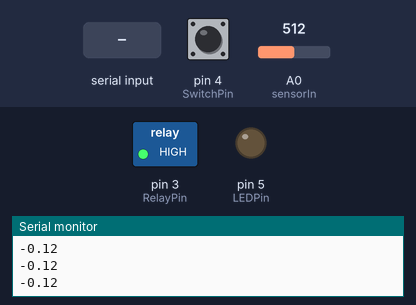
Bench run of a sketch on a simulated Arduino Uno, built with avr-gcc and run on an emulated ATmega328P. Shown: switched loads named in the sketch (green lamp = pin HIGH), output pins drawn as LEDs (lit = HIGH), the last lines printed to the serial monitor. Inputs (shaded band) come from the test bench; at power-on: pin 4 (SwitchPin) HIGH, A0 (sensorIn) = 512.

Above: at 1.2 s.
1.3 s: pin 4 (SwitchPin) pulled LOW for 0.15 s
At 2.5 s:
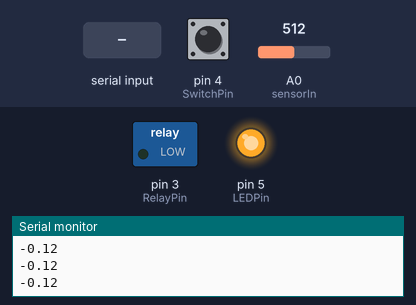
2.9 s: pin 4 (SwitchPin) pulled LOW for 1 s
At 3.8 s:
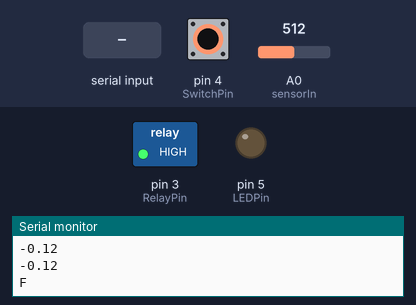
5.4 s: pin 4 (SwitchPin) pulled LOW for 3.2 s
At 6.2 s:
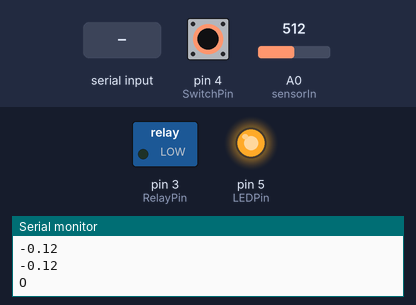
10.1 s: "H\n" received over Serial
At 10.7 s:
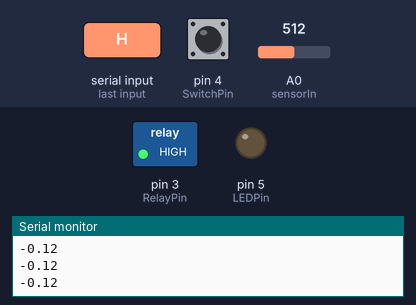
Timing chart, 0 to 12.7 s (numbered marks = the images above; inputs shaded):
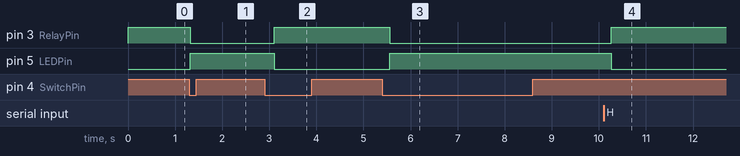

Measured:
- after the input at 1.3 s, pin 3 (RelayPin): HIGH → LOW at once; pin 5 (LEDPin): LOW → HIGH at once
- after the input at 2.9 s, pin 3 (RelayPin): LOW → HIGH after 0.21 s; pin 5 (LEDPin): HIGH → LOW after 0.21 s
- after the input at 5.4 s, pin 3 (RelayPin): HIGH → LOW after 0.16 s; pin 5 (LEDPin): LOW → HIGH after 0.16 s
- after the input at 10.1 s, pin 3 (RelayPin): LOW → HIGH after 0.16 s; pin 5 (LEDPin): HIGH → LOW after 0.16 s

The sketch:

final.ino
```cpp
const int LEDPin = 5 ;
const int SwitchPin = 4;
const int RelayPin = 3;
const int sensorIn = A0;
int d=0;
int status =0;
int incomingByte;
int mVperAmp = 66;
double Voltage = 0;
double VRMS = 0;
double AmpsRMS = 0;
void setup() {
  Serial.begin(9600);
  pinMode(LEDPin, OUTPUT);
  pinMode(SwitchPin, INPUT);
  pinMode(RelayPin, OUTPUT);
  digitalWrite(RelayPin, HIGH);
}

//RelayPin = LOW = bulb_on

void loop() {
  Voltage = getVPP();
  VRMS = (Voltage/2.0) *0.707;  //root 2 is 0.707
  AmpsRMS = (VRMS * 1000)/mVperAmp;
  //Serial.println("C");
  Serial.println(AmpsRMS-0.12);
  //Serial.println(" Amps RMS");

  if(Serial.available() > 0){
    incomingByte = Serial.read();
    if(incomingByte == 'H'){
      status = 0;
      //digitalWrite(LEDPin,LOW);
      //digitalWrite(RelayPin, LOW);
    }
    else if(incomingByte == 'L'){
      status = 1;
      //digitalWrite(LEDPin,HIGH);
      //digitalWrite(RelayPin, HIGH);
    }
  }
  d=digitalRead(SwitchPin);
  if (d==0){
    if(status ==1){
      status = 0;
      Serial.write("F");
    }else{
      status =1;
      Serial.write("O");
    }
    Serial.write("\n");

  }
  if (status==1){
    digitalWrite(LEDPin,HIGH);
    digitalWrite(RelayPin, LOW);
  }else if(status==0){
    digitalWrite(LEDPin,LOW);
    digitalWrite(RelayPin, HIGH);
  }
  while(d==0)
    d=digitalRead(SwitchPin);
  delay(10);
}
float getVPP()
{
  float result;
  int readValue,i=0;             //value read from the sensor
  int maxValue = 0;          // store max value here
  int minValue = 1024;          // store min value here

   uint32_t start_time = millis();
   //while((millis()-start_time) < 3000) //sample for 3 Sec
   while(i<3000)
   {
       readValue = analogRead(sensorIn);
       // see if you have a new maxValue
       if (readValue > maxValue)
       {
           /*record the maximum sensor value*/
           maxValue = readValue;
       }
       if (readValue < minValue)
       {
           /*record the minimum sensor value*/
           minValue = readValue;
       }
       i+=1;
   }

   // Subtract min from max
   result = ((maxValue - minValue) * 5.0)/1024.0;
   return result;
 }
```
